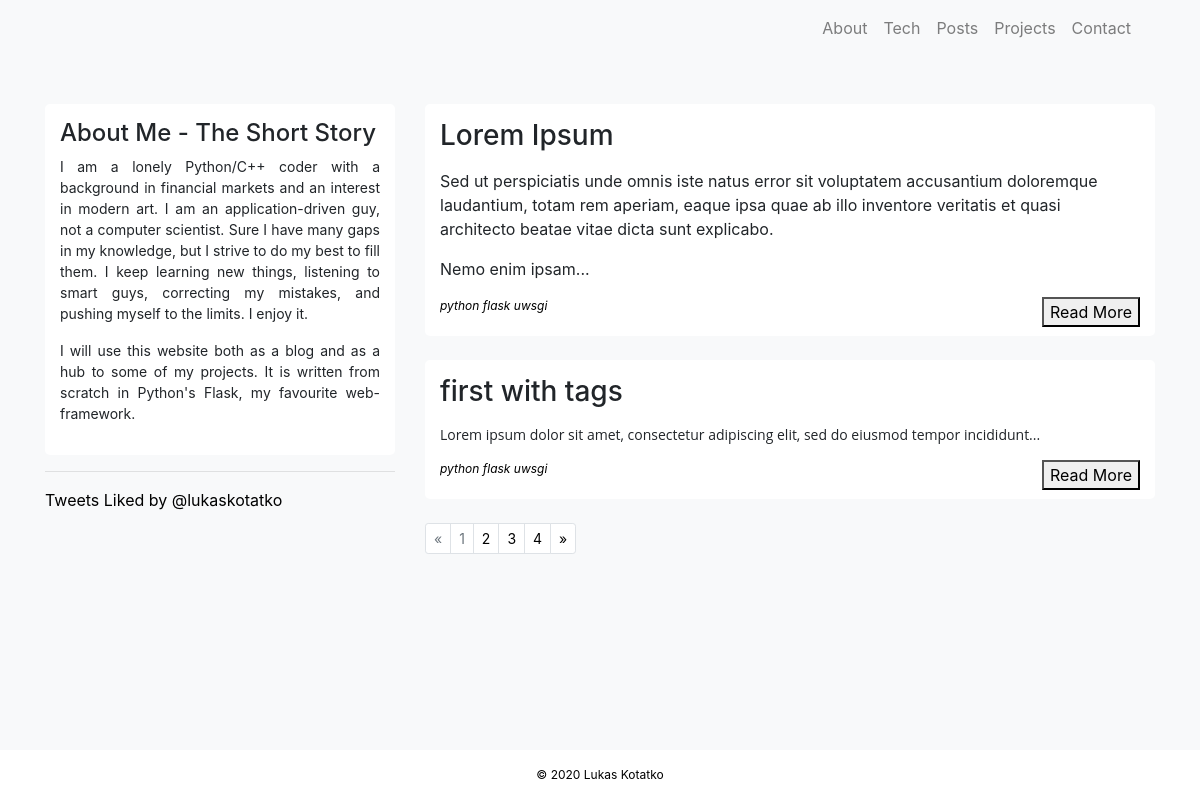
The page /posts on the database its author committed.
### application/models.py (models this page shows, shortened)
class PostModel(db.Model):
    __tablename__ = "posts"
    id = db.Column(db.Integer, primary_key=True)
    title = db.Column(db.String(128), unique=False, nullable=False)
    body = db.Column(db.Text, unique=False, nullable=False)
    tags = db.Column(db.Text, unique=False, nullable=True)
    time_posted = db.Column(db.DateTime, unique=False, nullable=False)

### application/routes.py (the view)
@app.route('/')
@app.route('/posts')
def index():
    page = request.args.get("page", 1, type=int)
    posts = PostModel.query.order_by(PostModel.time_posted.desc()).paginate(page, per_page=2, error_out=True)
    return render_template("posts.html", posts=posts)

### application/templates/posts.html (shortened to what this page needs)
{% extends 'layout.html' %}
{% block content %}
<div class="row">
    <div class="container col-sm-4" style="text-align: justify">
        <div class="mycontainer">
            <h4>About Me - The Short Story</h4>
            <p class="about">I am a lonely Python/C++ coder with a background in financial markets and an interest in modern art. I am an application-driven guy, not a computer scientist. Sure I have many gaps in my knowledge, but I strive to do my best to fill them. I keep learning new things, listening to smart guys, correcting my mistakes, and pushing myself to the limits. I enjoy it.</p>
            <p class="about">I will use this website both as a blog and as a hub to some of my projects. It is written from scratch in Python's Flask, my favourite web-framework.</p>
        </div>
        <hr>
        <div>
            <a class="twitter-timeline" data-theme="light" href="https://twitter.com/lukaskotatko/likes?ref_src=twsrc%5Etfw">Tweets Liked by @lukaskotatko</a>
        </div>
    </div>
    <div class="container col-sm-8">
        {% include 'partials/article.html' %}
        {% include 'partials/pagination.html' %}
    </div>
</div>
{% endblock %}

### application/templates/partials/article.html (shortened to what this page needs)
{%+ for post in posts.items %}
    <article class="mycontainer">
        <h3>{{ post.title }}</h3>
        <p>{{ post.body | safe | truncate(250) }}</p>
            {% for tag in post.tags.split(",") %}
            {% if tags != None %}
                    <a href=" {{url_for('tagged_posts', tag=tag.strip()) }} "><div class="float-left tags">{{ tag }}&nbsp</div></a>
            {% endif  %}
            {% endfor %}
        <div class="float-right">
            <a href="{{ url_for('post', post_id = post.id) }}"><button class="uk-button uk-button-small">Read More</button></a>
        </div>
        <br>
    </article>
<br>

### application/static/css/style.css (style rules this page uses)
html, body { background-color: #F8F9FA; }
a:link { color: black; }
.mycontainer { background-color: white; padding: 15px; border-radius: 5px; }
body { margin:0; padding:0; }
.about { font-size: 14px; }
.tags { text-align: left; font-size: 12px; font-style: italic; }

### rows shown on the page
PostModel: title "Lorem Ipsum", body "Sed ut perspiciatis unde omnis iste natus error sit voluptatem accusantium doloremque laudantium, totam rem aperiam, eaque ipsa quae ab illo inventore veritatis et quasi architecto beatae vitae dicta sunt explicabo. Nemo enim ipsam...", tag "python" "flask" "uwsgi"
PostModel: title "first with tags", body "Lorem ipsum dolor sit amet, consectetur adipiscing elit, sed do eiusmod tempor incididunt...", tag "python" "flask" "uwsgi"

### other values the page prints
{{ page_num }} "1"
{{ page_num }} "2" "3" "4"
